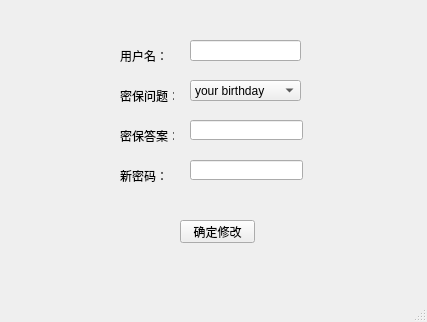
<?xml version="1.0" encoding="UTF-8"?>
<ui version="4.0">
 <class>refind</class>
 <widget class="QMainWindow" name="refind">
  <property name="geometry">
   <rect>
    <x>0</x>
    <y>0</y>
    <width>427</width>
    <height>322</height>
   </rect>
  </property>
  <property name="windowTitle">
   <string>MainWindow</string>
  </property>
  <widget class="QWidget" name="centralwidget">
   <widget class="QComboBox" name="comboBox">
    <property name="geometry">
     <rect>
      <x>190</x>
      <y>80</y>
      <width>111</width>
      <height>21</height>
     </rect>
    </property>
    <item>
     <property name="text">
      <string>your birthday</string>
     </property>
    </item>
    <item>
     <property name="text">
      <string>your fa birthday</string>
     </property>
    </item>
    <item>
     <property name="text">
      <string>your ma birthday</string>
     </property>
    </item>
   </widget>
   <widget class="QLabel" name="label_2">
    <property name="geometry">
     <rect>
      <x>120</x>
      <y>90</y>
      <width>54</width>
      <height>12</height>
     </rect>
    </property>
    <property name="text">
     <string>密保问题：</string>
    </property>
   </widget>
   <widget class="QLabel" name="label_1">
    <property name="geometry">
     <rect>
      <x>120</x>
      <y>50</y>
      <width>54</width>
      <height>12</height>
     </rect>
    </property>
    <property name="text">
     <string>用户名：</string>
    </property>
   </widget>
   <widget class="QLineEdit" name="lineEdit">
    <property name="geometry">
     <rect>
      <x>190</x>
      <y>40</y>
      <width>111</width>
      <height>21</height>
     </rect>
    </property>
   </widget>
   <widget class="QLabel" name="label_3">
    <property name="geometry">
     <rect>
      <x>120</x>
      <y>130</y>
      <width>54</width>
      <height>12</height>
     </rect>
    </property>
    <property name="text">
     <string>密保答案：</string>
    </property>
   </widget>
   <widget class="QLineEdit" name="lineEdit_2">
    <property name="geometry">
     <rect>
      <x>190</x>
      <y>120</y>
      <width>113</width>
      <height>20</height>
     </rect>
    </property>
   </widget>
   <widget class="QLabel" name="label_4">
    <property name="geometry">
     <rect>
      <x>120</x>
      <y>170</y>
      <width>54</width>
      <height>12</height>
     </rect>
    </property>
    <property name="text">
     <string>新密码：</string>
    </property>
   </widget>
   <widget class="QLineEdit" name="lineEdit_3">
    <property name="geometry">
     <rect>
      <x>190</x>
      <y>160</y>
      <width>113</width>
      <height>20</height>
     </rect>
    </property>
   </widget>
   <widget class="QPushButton" name="surebtn">
    <property name="geometry">
     <rect>
      <x>180</x>
      <y>220</y>
      <width>75</width>
      <height>23</height>
     </rect>
    </property>
    <property name="text">
     <string>确定修改</string>
    </property>
   </widget>
   <widget class="QLabel" name="label">
    <property name="geometry">
     <rect>
      <x>-50</x>
      <y>-20</y>
      <width>481</width>
      <height>461</height>
     </rect>
    </property>
    <property name="text">
     <string/>
    </property>
    <property name="pixmap">
     <pixmap>Resources/59f7e4619b93e_1024.jpg</pixmap>
    </property>
   </widget>
   <zorder>label</zorder>
   <zorder>comboBox</zorder>
   <zorder>label_2</zorder>
   <zorder>label_1</zorder>
   <zorder>lineEdit</zorder>
   <zorder>label_3</zorder>
   <zorder>lineEdit_2</zorder>
   <zorder>label_4</zorder>
   <zorder>lineEdit_3</zorder>
   <zorder>surebtn</zorder>
  </widget>
  <widget class="QMenuBar" name="menubar">
   <property name="geometry">
    <rect>
     <x>0</x>
     <y>0</y>
     <width>427</width>
     <height>23</height>
    </rect>
   </property>
  </widget>
  <widget class="QStatusBar" name="statusbar"/>
 </widget>
 <resources/>
 <connections/>
</ui>
